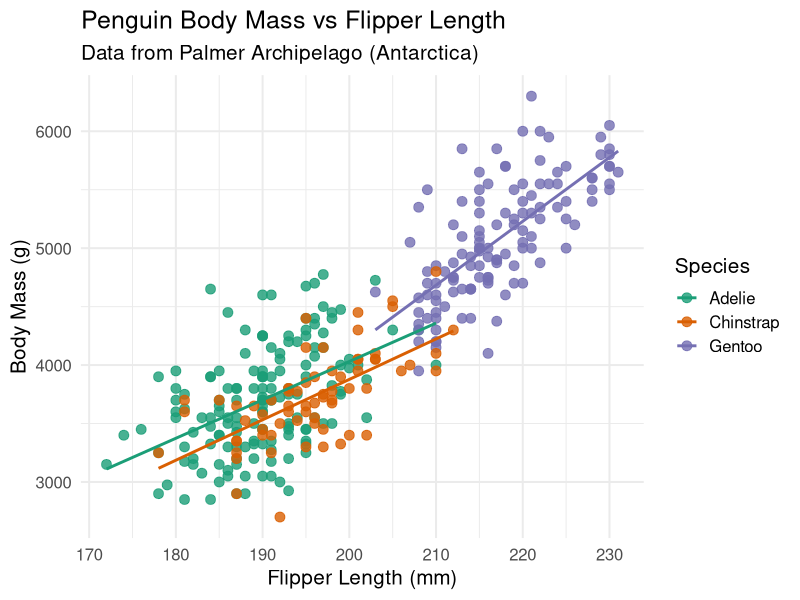

Here is the R script that generated this plot:
## ---- chunk 1
suppressPackageStartupMessages(library(tidyverse))
library(palmerpenguins)
## ---- chunk 2
library(tidyverse)
library(palmerpenguins)

ggplot(penguins, aes(x = flipper_length_mm, y = body_mass_g, color = species)) +
  geom_point(size = 3, alpha = 0.8) +                  # scatter points
  geom_smooth(method = "lm", se = FALSE) +             # linear trend lines by species
  scale_color_brewer(palette = "Dark2") +              # nice distinct colors
  theme_minimal(base_size = 15) +                       # clean theme
  labs(
    title = "Penguin Body Mass vs Flipper Length",
    subtitle = "Data from Palmer Archipelago (Antarctica)",
    x = "Flipper Length (mm)",
    y = "Body Mass (g)",
    color = "Species"
  )
